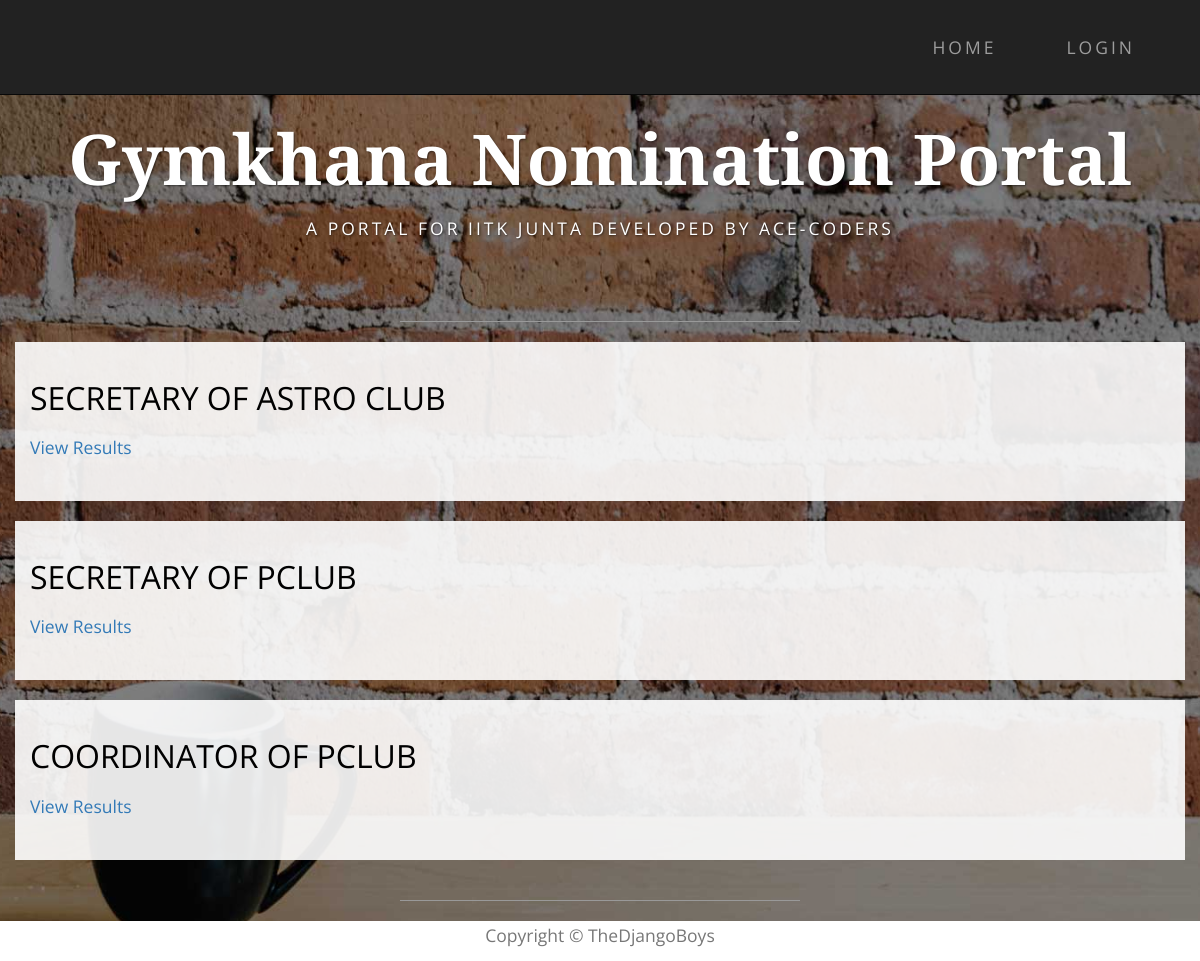
The app's page /nominations/ with its own data.
### nomi/models.py (models this page shows, shortened)
class Nomination(models.Model):
    name = models.CharField(max_length=200)
    description = models.TextField(max_length=1000, null=True, blank=True)
    results_declared = models.BooleanField(default=False)

### nomi/views.py (the view)
def index(request):
    nominations = Nomination.objects.all()
    all_nominations = nominations[::-1]
    return render(request, 'index.html', context={'all_nominations': all_nominations})

### nomi/templates/index.html (shortened to what this page needs)
{% extends 'base.html' %}
{% load staticfiles %}
    {% block content %}
        <div class="container">
            {% for nomi in all_nominations %}
                <div class="row box">
                    <p style="font-size: xx-large">{{ nomi.name.upper }}</p>
                        <p><a href="{% url 'result' nomi.pk %}">View Results</a></p>
                </div>
            {% endfor %}
        </div>
    {% endblock %}

### nomi/static/nomi/css/business-casual.css (style rules this page uses)
body { font-family: "Open Sans","Helvetica Neue",Helvetica,Arial,sans-serif; background: url('../img/bg.jpg') no-repeat center center fixed; -webkit-background-size: cover; -moz-background-size: cover; background-size: cover; -o-background-size: cover; }
p { font-size: 1.25em; line-height: 1.6; color: #000; }
.box { margin-bottom: 20px; padding: 30px 15px; background: #fff; background: rgba(255,255,255,0.9); }
@media screen and (min-width:1200px) { .box:after { content: ''; display: table; clear: both; } }

### records on screen
Nomination: name "SECRETARY OF ASTRO CLUB"
Nomination: name "SECRETARY OF PCLUB"
Nomination: name "COORDINATOR OF PCLUB"
